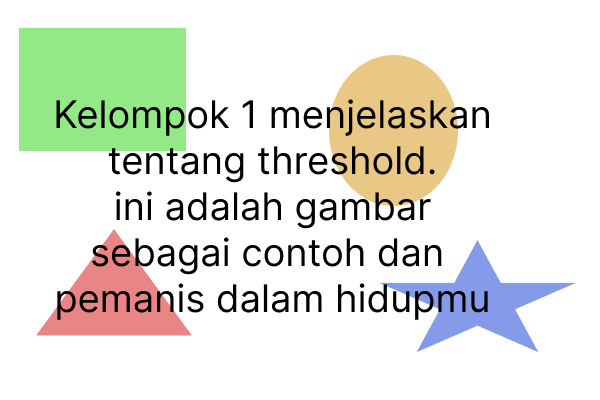
#> input picture gambarKetigaa.png, 600 x 400 px
$ python thresholdGambilText2.py
#> lines starting #> are read from the running program, lines starting #| are printed output that depends on the picture
# pip install pytesseract (pengenalan karakter)
import pytesseract as pt
import matplotlib.pyplot as plt
import matplotlib.image as mpimg
import cv2
pt.pytesseract.tesseract_cmd = r'C:\Users\Filsafalasafi\AppData\Local\Tesseract-OCR\Tesseract.exe'

img = mpimg.imread('gambarKetigaa.png')
#> img is the input picture: shape (400, 600, 4) float32; mean R, G, B, A 0.885, 0.895, 0.858, 1
img_gray = cv2.cvtColor(img, cv2.COLOR_BGR2GRAY)
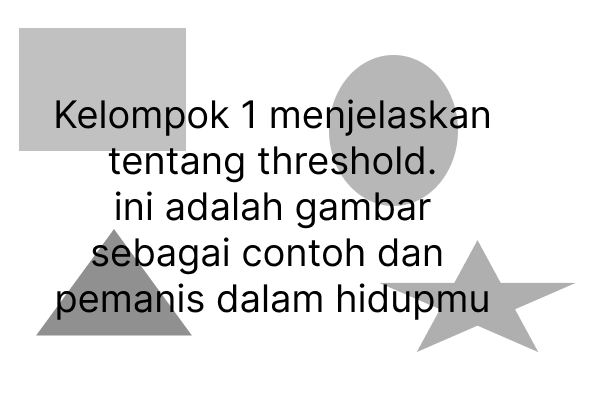
#> img_gray: shape (400, 600) float32; min 0, max 1, mean 0.883

img2 = cv2.imread('gambarKetigaa.png')
ret, img_binary= cv2.threshold(img2, 120, 255, cv2.THRESH_BINARY)
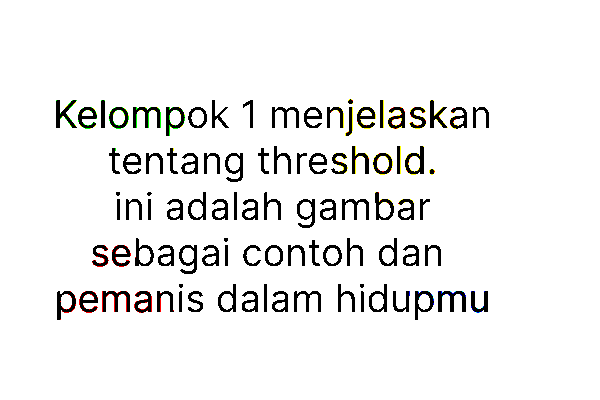
#> img_binary: shape (400, 600, 3); mean B, G, R 238.8, 239.4, 239.5
#> (the run stopped early here; a loop or call above may not have finished)
